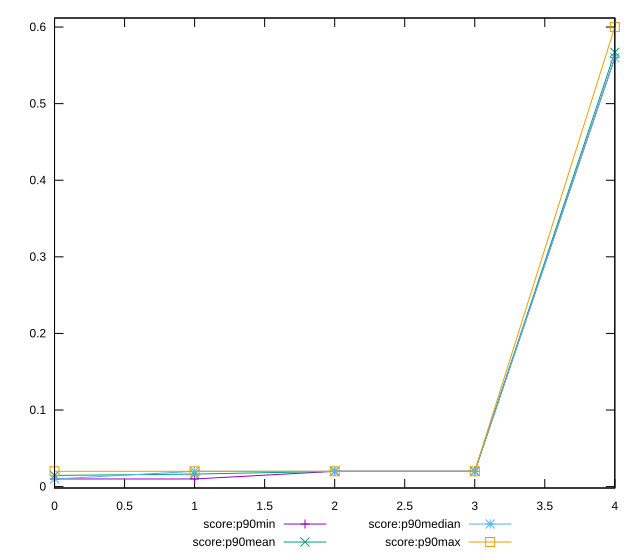

The script that saved this image:
reset

$scoreP90Min <<EOF
0 0.01
1 0.01
2 0.02
3 0.02
4 0.56
EOF

$scoreP90Mean <<EOF
0 0.014615384615384624
1 0.016373626373626382
2 0.020000000000000014
3 0.020000000000000014
4 0.5670329670329676
EOF

$scoreP90Median <<EOF
0 0.01
1 0.02
2 0.02
3 0.02
4 0.56
EOF

$scoreP90Max <<EOF
0 0.02
1 0.02
2 0.02
3 0.02
4 0.6
EOF

set key outside below
set xrange [0:4]
set yrange [-0.0017999999999999995:0.6118]
set trange [-0.0017999999999999995:0.6118]
set terminal svg size 640, 560 enhanced background rgb 'white'
set output "report_00009_2021-02-08T22-37-41.559Z/cumulative-layout-shift/progression/score.svg"

plot $scoreP90Min title "score:p90min" with linespoints, \
     $scoreP90Mean title "score:p90mean" with linespoints, \
     $scoreP90Median title "score:p90median" with linespoints, \
     $scoreP90Max title "score:p90max" with linespoints

reset
